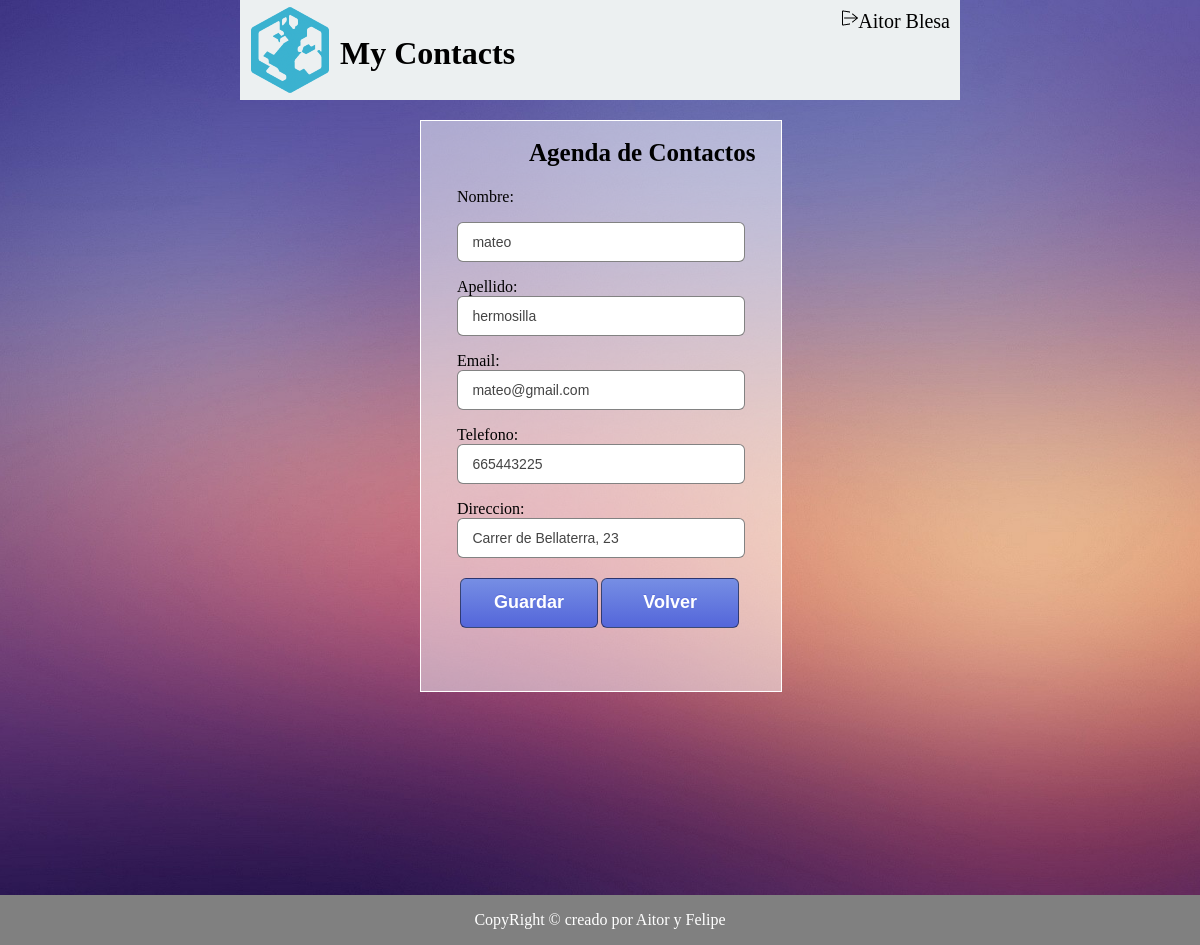
The page /modificar.php?con_id=1 (signed in) on the database its author committed.
### tables this page shows
CREATE TABLE IF NOT EXISTS `tbl_contactos` (
  `con_id` int(11) NOT NULL,
  `con_nombre` varchar(25) NOT NULL,
  `con_apellido` varchar(50) NOT NULL,
  `con_mail` varchar(50) NOT NULL,
  `con_telefono` int(9) NOT NULL,
  `con_direccion` varchar(150) NOT NULL,
  `con_coordenadas` varchar(50) NOT NULL,
  `usu_id` int(11) NOT NULL
);

### modificar.php (the view, shortened to what this page needs)
<?php
include('/login/conexion.php');
?>
<!DOCTYPE html>
<html>
	<head>
		<link rel="stylesheet" type="text/css" href="css/modificar.css">
	</head>
		<body>
		<div id="wrapper">
			<header>
				<div id="izquierda">
					<img src="img/logo.png" alt="Mycontacts"/>
					<h1 id="empresa">My Contacts</h1>
				</div>
				<div id="derecha">
					<?php echo $_SESSION['nombre_usuario']. " " .$_SESSION['apellido_usuario']?> <a href="login/logout.php" title="Logout"><img src="img/logout.png" alt="Logout"></a>
				</div>
			</header>
			<section id="formulario">
			<h1>Agenda de Contactos</h1>
			<?php
				$sql ="SELECT * FROM tbl_contactos WHERE con_id=$_REQUEST[con_id]";
				$datos = mysqli_query($conexion, $sql);
				if(mysqli_num_rows($datos)!=0){
	            	while ($mostrar = mysqli_fetch_array($datos)) {
	            	?>
					<article class='contenido'>
						<form id="formulario_box" name="formulario1" action="modificarproc.php" method="POST">
          					<input type="hidden" name="contacto_id" value="<?php echo $mostrar['con_id']; ?>"><br/>
         					<p>Nombre:<p><input type="text" name="nombre" size="20" maxlength="25" value="<?php echo  utf8_encode($mostrar['con_nombre']); ?>" required>
         					<p>Apellido:<input type="text" name="apellido" size="20" maxlength="25" value="<?php echo utf8_encode($mostrar['con_apellido']); ?>" required></p>
          					<p>Email:<input type="email" name="email" value="<?php echo utf8_encode($mostrar['con_mail']); ?>" required></p>
       						<p>Telefono:<input type="tel" name="telefono" pattern="[0-9]{9}" value="<?php echo utf8_encode($mostrar['con_telefono']); ?>" required></p>
       						<p>Direccion:<input type="text" name="direccion" value="<?php echo utf8_encode($mostrar['con_direccion']); ?>"required>
       						<input type="submit" class="modificar_contacto" value="Guardar">
        					<input name="submit" type="submit" value="Volver" onclick="location.href='main.php'"></input>
        				</form>
	            	</article>
	            	<?php
	            	}
				}
			?>
		</section>
		<footer>
			<p>CopyRight &copy; creado por Aitor y Felipe<p>
		</footer>
	</body>
</html>

### css/modificar.css (style rules this page uses)
body { background: url("../img/blur.jpg") no-repeat fixed center; -webkit-background-size: cover; -moz-background-size: cover; -o-background-size: cover; background-size: cover; margin: 0; height: 100%; }
#wrapper { min-width: 1024px; min-height: 945px; }
header { color: #000; background-color: #ecf0f1; width: 60%; height: auto; margin-left: 20%; position: absolute; vertical-align: middle; }
#izquierda { float: left; width: 40%; }
#derecha { float: right; margin-right: 10px; font-size: 20px; margin-top: 10px; }
img { float: left; }
#empresa { margin-top: 35px; }
#formulario { height: 570px; border: 1px solid rgba(255,255,255); background-color: rgba(255,255,255,.5); width: 30%; margin: 10% 35%; position: fixed; }
#formulario h1 { margin-left: 30%; margin-top: 5%; color: #000; float:left; font-family: Raleway thin; font-size: 25px; }
#formulario_box { margin-left: 10%; width: 80%; padding-top: 8%; }
#formulario_box input[type="text"], input[type="password"], input[type="tel"], input[type="email"] { height: 40px; font-size: 14px; color: #444; border: 1px solid rgba(0, 0, 0, .49); padding-left: 5%; border-radius: 6px; width: 100%; -webkit-box-sizing: border-box; }
#formulario_box input[type="submit"] { width: 48%; height: 50px; margin-top: 7%; color: #fff; font-size: 18px; float: left; font-weight: bold; text-shadow: 0px -1px 0px #5b6ddc; border: 1px solid rgba(0, 0, 0, .49); border-radius: 6px; cursor: pointer; background-image: -webkit-linear-gradient(bottom, #5466da 0%, #768ee4 100%); }
input[type="submit"] { width: 39%; height: 50px; float: left; margin-top: 1.5%; margin-left: 1%; color: #fff; font-size: 18px; font-weight: bold; text-shadow: 0px -1px 0px #5b6ddc; border: 1px solid rgba(0, 0, 0, .49); border-radius: 6px; cursor: pointer; background-image: -webkit-linear-gradient(bottom, #5466da 0%, #768ee4 100%); }
footer { position:fixed; bottom: 0; color: #000; clear: both; width: 100%; color: #fff; background-color: grey; text-align: center; }

### rows shown on the page
tbl_contactos: nombre "mateo", apellido "hermosilla", email "mateo@gmail.com", telefono "665443225", direccion "Carrer de Bellaterra, 23"

### other values the page prints
$_SESSION['nombre_usuario'] "Aitor"
$_SESSION['apellido_usuario'] "Blesa"
